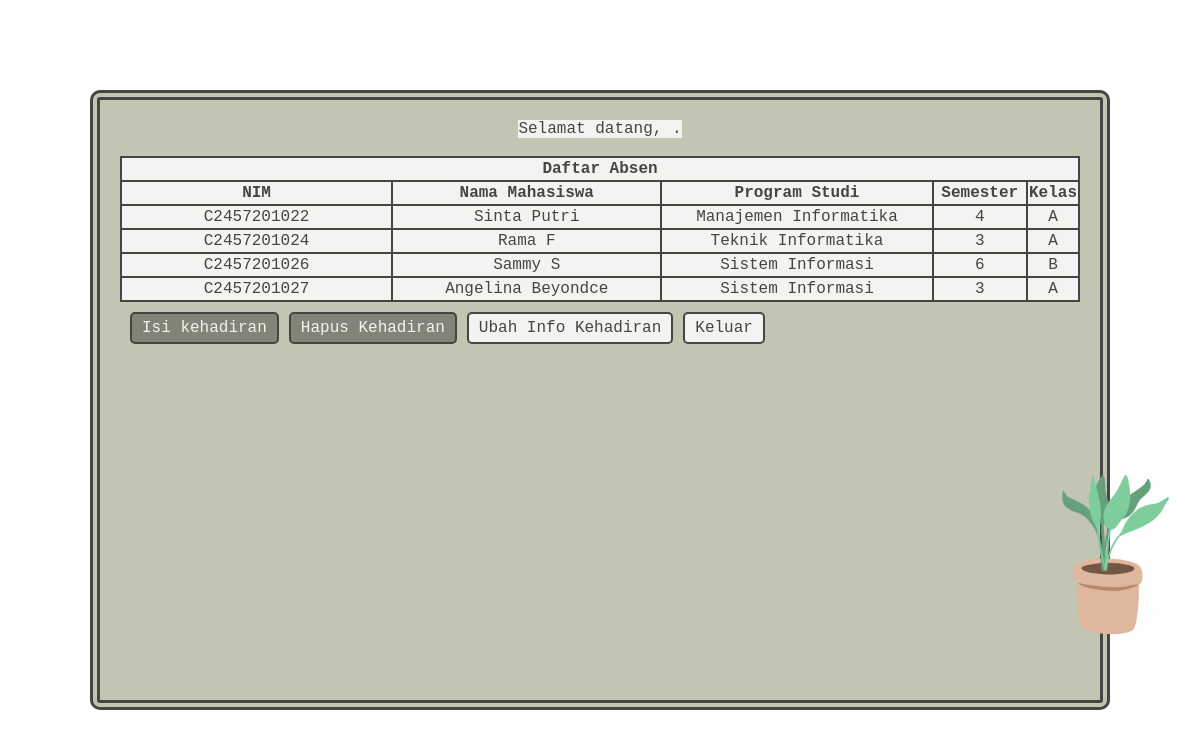
The page /v3/ttamu/guest-table.php on the database its author committed.
### tables this page shows
CREATE TABLE IF NOT EXISTS `absen_mahasiswa` (
  `nim` varchar(20) NOT NULL,
  `password` varchar(20) NOT NULL,
  `nama` varchar(50) NOT NULL,
  `prodi` varchar(50) NOT NULL,
  `semester` int(2) NOT NULL,
  `kelas` text NOT NULL,
  `kehadiran` int(1) NOT NULL,
  PRIMARY KEY (`nim`)
);

### v3/ttamu/guest-table.php (the view, shortened to what this page needs)
<?php
  include_once('../config_table.php');
  $result = mysqli_query ($mysqli, "select * from absen_mahasiswa where kehadiran = 0 order by nim asc");
?>
<!DOCTYPE html>
<html>
  <head>
   <link rel="stylesheet" href="guest-table-style.css">
  </head>
  <body>
    <div id="main">
      <?php
        echo "<span id='greeting'>Selamat datang, <b>".$_SESSION['nama']."</b>.</span><br><br>";
      ?>
      <img src="plant3.png">
      <table>
        <tr>
          <th colspan="5">
            Daftar Absen
          </th>
        </tr>
        <tr>
          <th>NIM</th>
          <th>Nama Mahasiswa</th>
          <th>Program Studi</th>
          <th>Semester</th>
          <th>Kelas</th>
        </tr>
        <tr>
          <?php
           while ($user_data = mysqli_fetch_array($result)) {
            echo "<tr>";
            echo "<td>".$user_data['nim']."</td>";
            echo "<td>".$user_data['nama']."</td>";
            echo "<td>".$user_data['prodi']."</td>";
            echo "<td>".$user_data['semester']."</td>";
            echo "<td>".$user_data['kelas']."</td>";
            echo "</tr>";
           }
          ?>
        </tr>
      </table>
      <div class='nav'>
      <a class='inactive-button-style'>Isi kehadiran</a>
      <a class='inactive-button-style'>Hapus Kehadiran</a>
      <a class='button-style' href='guest-info.php'>Ubah Info Kehadiran</a>
      <a class='button-style' href='guest-exit.php'>Keluar</a>
      </div>
    </div>
  </body>
</html>

### v3/ttamu/guest-table-style.css (style rules this page uses)
* { font-family: 'Courier New', Courier, monospace; }
html, body { font-family: 'Courier New', Courier, monospace; margin: 0; padding: 0; height: 100%; }
html { margin: 0; padding: 0; }
a { color: rgb(69, 70, 65); text-decoration: none; }
body { background-image: url(../bg.jpg); background-color: rgba(255, 253, 253, 0.518); background-blend-mode: lighten; background-size: 200px 150px; background-repeat: repeat; display: flex; justify-content: center; align-items: center; }
table { color: rgb(69, 70, 65); background-color: rgb(243, 244, 242); text-align: center; width: 100%; border: 2px solid rgb(69, 70, 65); border-collapse: collapse; }
th,td { color: rgb(69, 70, 65); background-color: rgb(243, 244, 242); text-align: center; width: 30%; padding: 2px 1px; border: 2px solid rgb(69, 70, 65); border-collapse: collapse; }
img { height: 200px; width: auto; position: absolute; margin-left: 34vw; margin-top: 37vh; }
#main { background-color: rgb(193, 197, 177); border: double rgb(69, 70, 65) 10px; border-radius: 10px; height: 70vh; width: 80vw; padding: 20px ; text-align: center; align-items: center; justify-content: center; }
#greeting { color: rgb(69, 70, 65); background-color: rgb(243, 244, 242); }
.nav { display: flex; flex-direction: row; }
.button-style { background-color: rgb(243, 244, 242); border: 2px solid rgb(69, 70, 65); border-radius: 5px; margin-top: 10px; margin-left: 10px; padding: 5px 10px; transition: 0.5s; }
.inactive-button-style { color: rgb(243, 244, 242); background-color: rgb(129, 132, 118); border: 2px solid rgb(69, 70, 65); border-radius: 5px; margin-top: 10px; margin-left: 10px; padding: 5px 10px; cursor: pointer; transition: 0.5s; }

### rows shown on the page
absen_mahasiswa: nim "C2457201022", nama "Sinta Putri", prodi "Manajemen Informatika", semester "4", kelas "A"
absen_mahasiswa: nim "C2457201024", nama "Rama F", prodi "Teknik Informatika", semester "3", kelas "A"
absen_mahasiswa: nim "C2457201026", nama "Sammy S", prodi "Sistem Informasi", semester "6", kelas "B"
absen_mahasiswa: nim "C2457201027", nama "Angelina Beyondce", prodi "Sistem Informasi", semester "3", kelas "A"
